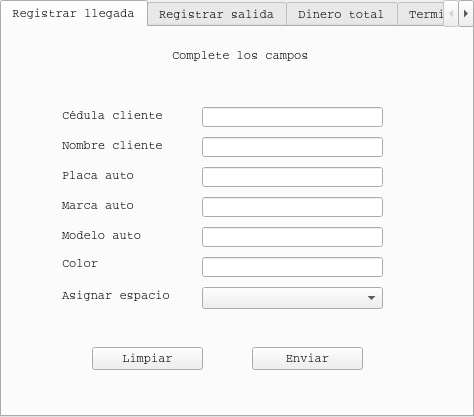
<?xml version="1.0" encoding="UTF-8"?>
<ui version="4.0">
 <class>Form</class>
 <widget class="QWidget" name="Form">
  <property name="geometry">
   <rect>
    <x>0</x>
    <y>0</y>
    <width>474</width>
    <height>417</height>
   </rect>
  </property>
  <property name="font">
   <font>
    <family>Courier</family>
   </font>
  </property>
  <property name="windowTitle">
   <string>Parqueadero</string>
  </property>
  <property name="windowIcon">
   <iconset resource="../../sources/QT Design/qrc/imgs_qrc.qrc">
    <normaloff>:/images/images/icon.png</normaloff>:/images/images/icon.png</iconset>
  </property>
  <layout class="QGridLayout" name="gridLayout">
   <property name="leftMargin">
    <number>0</number>
   </property>
   <property name="topMargin">
    <number>0</number>
   </property>
   <property name="rightMargin">
    <number>0</number>
   </property>
   <property name="bottomMargin">
    <number>0</number>
   </property>
   <property name="spacing">
    <number>0</number>
   </property>
   <item row="0" column="0">
    <widget class="QTabWidget" name="tabWidget">
     <property name="currentIndex">
      <number>0</number>
     </property>
     <widget class="QWidget" name="tab">
      <attribute name="title">
       <string>Registrar llegada</string>
      </attribute>
      <widget class="QLabel" name="label">
       <property name="geometry">
        <rect>
         <x>170</x>
         <y>20</y>
         <width>161</width>
         <height>16</height>
        </rect>
       </property>
       <property name="text">
        <string>Complete los campos</string>
       </property>
      </widget>
      <widget class="QLabel" name="label_2">
       <property name="geometry">
        <rect>
         <x>60</x>
         <y>80</y>
         <width>121</width>
         <height>16</height>
        </rect>
       </property>
       <property name="text">
        <string>Cédula cliente</string>
       </property>
      </widget>
      <widget class="QLabel" name="label_3">
       <property name="geometry">
        <rect>
         <x>60</x>
         <y>110</y>
         <width>111</width>
         <height>16</height>
        </rect>
       </property>
       <property name="text">
        <string>Nombre cliente</string>
       </property>
      </widget>
      <widget class="QLabel" name="label_4">
       <property name="geometry">
        <rect>
         <x>60</x>
         <y>230</y>
         <width>47</width>
         <height>13</height>
        </rect>
       </property>
       <property name="text">
        <string>Color</string>
       </property>
      </widget>
      <widget class="QLabel" name="label_5">
       <property name="geometry">
        <rect>
         <x>60</x>
         <y>140</y>
         <width>81</width>
         <height>16</height>
        </rect>
       </property>
       <property name="text">
        <string>Placa auto</string>
       </property>
      </widget>
      <widget class="QLabel" name="label_7">
       <property name="geometry">
        <rect>
         <x>60</x>
         <y>170</y>
         <width>81</width>
         <height>16</height>
        </rect>
       </property>
       <property name="text">
        <string>Marca auto</string>
       </property>
      </widget>
      <widget class="QLabel" name="label_8">
       <property name="geometry">
        <rect>
         <x>60</x>
         <y>200</y>
         <width>91</width>
         <height>16</height>
        </rect>
       </property>
       <property name="text">
        <string>Modelo auto</string>
       </property>
      </widget>
      <widget class="QPushButton" name="buttonLimpiar">
       <property name="geometry">
        <rect>
         <x>90</x>
         <y>320</y>
         <width>111</width>
         <height>23</height>
        </rect>
       </property>
       <property name="text">
        <string>Limpiar</string>
       </property>
      </widget>
      <widget class="QPushButton" name="buttonRegistrarLlegada">
       <property name="geometry">
        <rect>
         <x>250</x>
         <y>320</y>
         <width>111</width>
         <height>23</height>
        </rect>
       </property>
       <property name="text">
        <string>Enviar</string>
       </property>
      </widget>
      <widget class="QLineEdit" name="inputCedulaEntrada">
       <property name="geometry">
        <rect>
         <x>200</x>
         <y>80</y>
         <width>181</width>
         <height>20</height>
        </rect>
       </property>
      </widget>
      <widget class="QLineEdit" name="inputNombre">
       <property name="geometry">
        <rect>
         <x>200</x>
         <y>110</y>
         <width>181</width>
         <height>20</height>
        </rect>
       </property>
      </widget>
      <widget class="QLineEdit" name="inputPlaca">
       <property name="geometry">
        <rect>
         <x>200</x>
         <y>140</y>
         <width>181</width>
         <height>20</height>
        </rect>
       </property>
      </widget>
      <widget class="QLineEdit" name="inputMarca">
       <property name="geometry">
        <rect>
         <x>200</x>
         <y>170</y>
         <width>181</width>
         <height>20</height>
        </rect>
       </property>
      </widget>
      <widget class="QLineEdit" name="inputColor">
       <property name="geometry">
        <rect>
         <x>200</x>
         <y>230</y>
         <width>181</width>
         <height>20</height>
        </rect>
       </property>
      </widget>
      <widget class="QLineEdit" name="inputModelo">
       <property name="geometry">
        <rect>
         <x>200</x>
         <y>200</y>
         <width>181</width>
         <height>20</height>
        </rect>
       </property>
      </widget>
      <widget class="QLabel" name="label_6">
       <property name="geometry">
        <rect>
         <x>60</x>
         <y>260</y>
         <width>121</width>
         <height>16</height>
        </rect>
       </property>
       <property name="text">
        <string>Asignar espacio</string>
       </property>
      </widget>
      <widget class="QComboBox" name="comboEspacios">
       <property name="geometry">
        <rect>
         <x>200</x>
         <y>260</y>
         <width>181</width>
         <height>22</height>
        </rect>
       </property>
      </widget>
     </widget>
     <widget class="QWidget" name="tab_2">
      <attribute name="title">
       <string>Registrar salida</string>
      </attribute>
      <widget class="QLabel" name="label_11">
       <property name="geometry">
        <rect>
         <x>150</x>
         <y>20</y>
         <width>191</width>
         <height>16</height>
        </rect>
       </property>
       <property name="text">
        <string>Ingrese campo requerido</string>
       </property>
      </widget>
      <widget class="QLabel" name="label_12">
       <property name="geometry">
        <rect>
         <x>60</x>
         <y>80</y>
         <width>181</width>
         <height>16</height>
        </rect>
       </property>
       <property name="text">
        <string>Ingrese cédula cliente</string>
       </property>
      </widget>
      <widget class="QLineEdit" name="inputCedulaSalida">
       <property name="geometry">
        <rect>
         <x>250</x>
         <y>80</y>
         <width>181</width>
         <height>20</height>
        </rect>
       </property>
      </widget>
      <widget class="QPushButton" name="buttonLimpiarCampo">
       <property name="geometry">
        <rect>
         <x>100</x>
         <y>230</y>
         <width>111</width>
         <height>23</height>
        </rect>
       </property>
       <property name="text">
        <string>Limpiar</string>
       </property>
      </widget>
      <widget class="QPushButton" name="buttonRegistrarSalida">
       <property name="geometry">
        <rect>
         <x>250</x>
         <y>230</y>
         <width>111</width>
         <height>23</height>
        </rect>
       </property>
       <property name="text">
        <string>Enviar</string>
       </property>
      </widget>
     </widget>
     <widget class="QWidget" name="tab_4">
      <attribute name="title">
       <string>Dinero total</string>
      </attribute>
      <widget class="QLabel" name="label_13">
       <property name="geometry">
        <rect>
         <x>80</x>
         <y>50</y>
         <width>311</width>
         <height>20</height>
        </rect>
       </property>
       <property name="text">
        <string>Haga click para obtener el dinero total</string>
       </property>
      </widget>
      <widget class="QLabel" name="label_14">
       <property name="geometry">
        <rect>
         <x>130</x>
         <y>70</y>
         <width>231</width>
         <height>16</height>
        </rect>
       </property>
       <property name="text">
        <string>generado por este parqueadero</string>
       </property>
      </widget>
      <widget class="QPushButton" name="buttonDineroTotal">
       <property name="geometry">
        <rect>
         <x>180</x>
         <y>130</y>
         <width>131</width>
         <height>23</height>
        </rect>
       </property>
       <property name="text">
        <string>Dinero total</string>
       </property>
      </widget>
     </widget>
     <widget class="QWidget" name="tab_3">
      <attribute name="title">
       <string>Terminar sesión</string>
      </attribute>
      <widget class="QLabel" name="label_9">
       <property name="geometry">
        <rect>
         <x>50</x>
         <y>90</y>
         <width>391</width>
         <height>16</height>
        </rect>
       </property>
       <property name="text">
        <string>Terminar la sesión hara que se cierre su sesión</string>
       </property>
      </widget>
      <widget class="QLabel" name="label_10">
       <property name="geometry">
        <rect>
         <x>150</x>
         <y>110</y>
         <width>191</width>
         <height>16</height>
        </rect>
       </property>
       <property name="font">
        <font>
         <family>Courier</family>
         <weight>75</weight>
         <italic>true</italic>
         <bold>true</bold>
        </font>
       </property>
       <property name="text">
        <string>Los datos se guardarán</string>
       </property>
      </widget>
      <widget class="QPushButton" name="buttonSalir">
       <property name="geometry">
        <rect>
         <x>180</x>
         <y>200</y>
         <width>101</width>
         <height>23</height>
        </rect>
       </property>
       <property name="text">
        <string>Salir</string>
       </property>
      </widget>
     </widget>
    </widget>
   </item>
  </layout>
 </widget>
 <resources>
  <include location="../../sources/QT Design/qrc/imgs_qrc.qrc"/>
 </resources>
 <connections/>
</ui>
